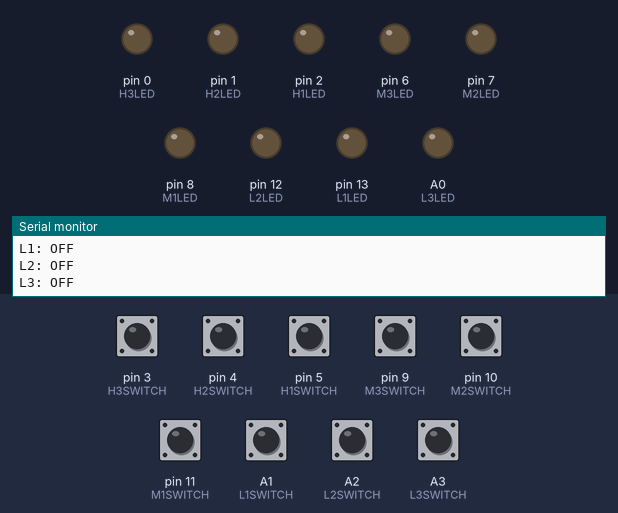
A sketch run on a simulated Arduino Leonardo, built with avr-gcc and run on an emulated ATmega32U4. Shown: output pins drawn as LEDs (lit = HIGH), the last lines printed to the serial monitor. The inputs (shaded band) are chosen by the test bench; at power-on: A1 (L1SWITCH), A2 (L2SWITCH), A3 (L3SWITCH), pin 3 (H3SWITCH), pin 4 (H2SWITCH), pin 5 (H1SWITCH), pin 9 (M3SWITCH), pin 10 (M2SWITCH), pin 11 (M1SWITCH) HIGH. USB keyboard and mouse output is not drawn.

Above: at 2.7 s.
2.8 s: pin 3 (H3SWITCH) pulled LOW for 1 s
At 3.8 s:
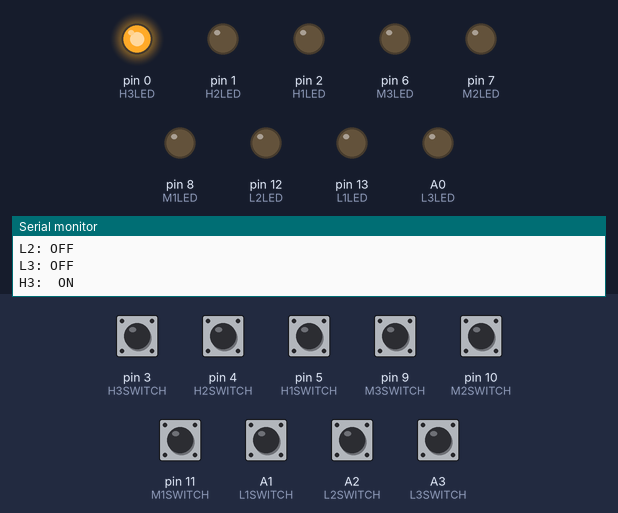
5.5 s: pin 9 (M3SWITCH) pulled LOW for 0.15 s
At 5.8 s:
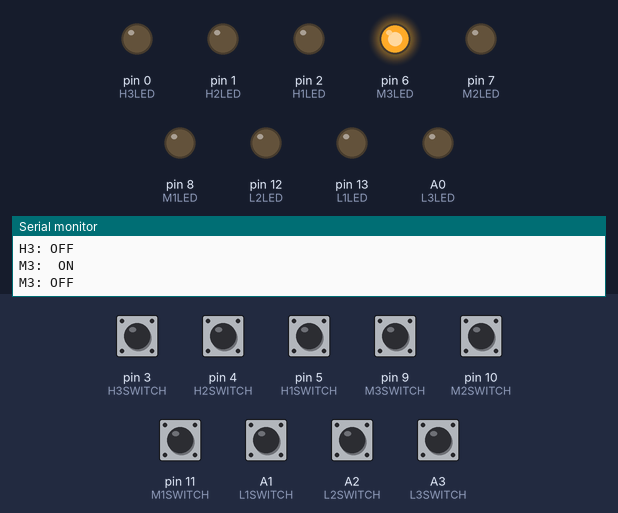
7.4 s: A1 (L1SWITCH) pulled LOW for 0.15 s
At 7.7 s:
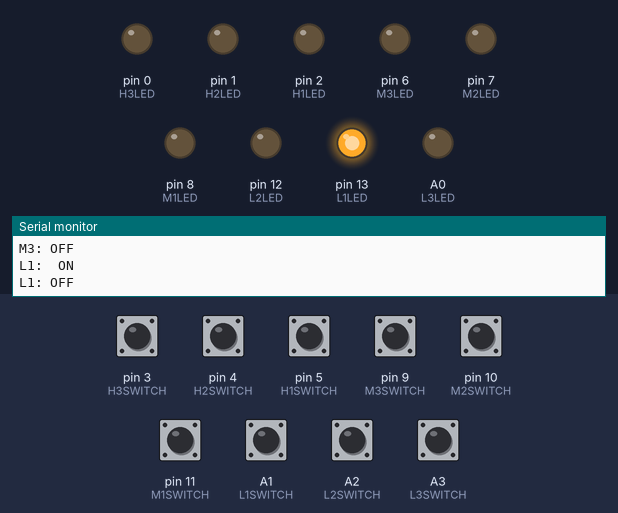
9.3 s: pin 4 (H2SWITCH) pulled LOW for 0.15 s
At 9.6 s:
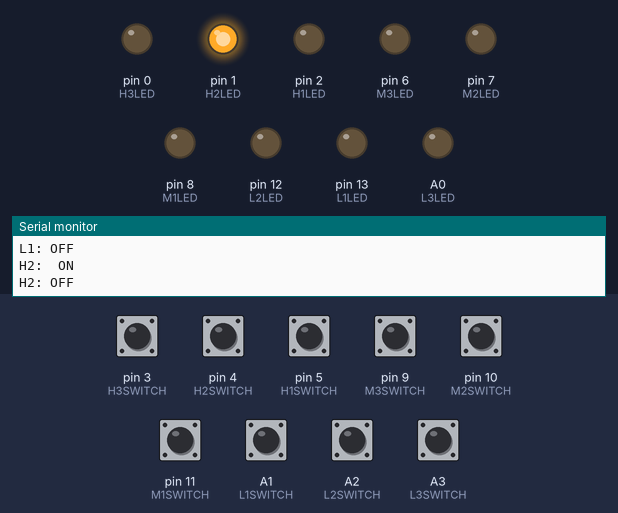
11.2 s: pin 5 (H1SWITCH) pulled LOW for 0.15 s
At 11.5 s:
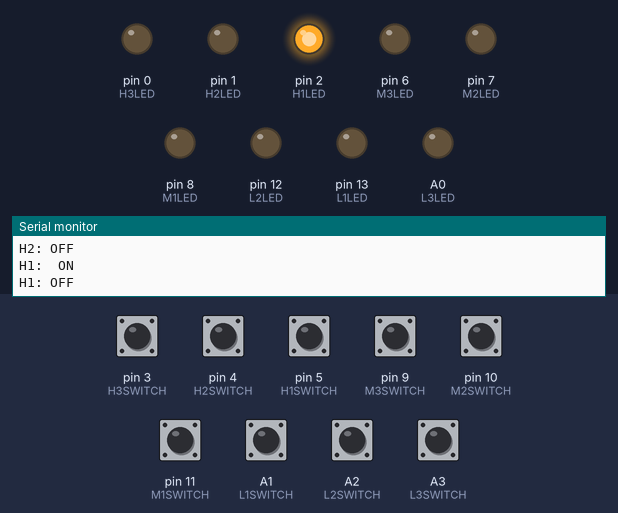
13.1 s: pin 10 (M2SWITCH) pulled LOW for 0.15 s
At 13.4 s:
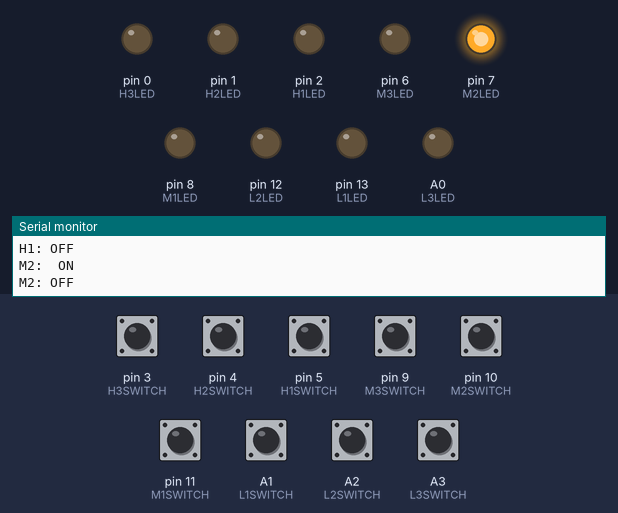
Timing chart, 0 to 16.0 s (numbered marks = the images above; inputs shaded):
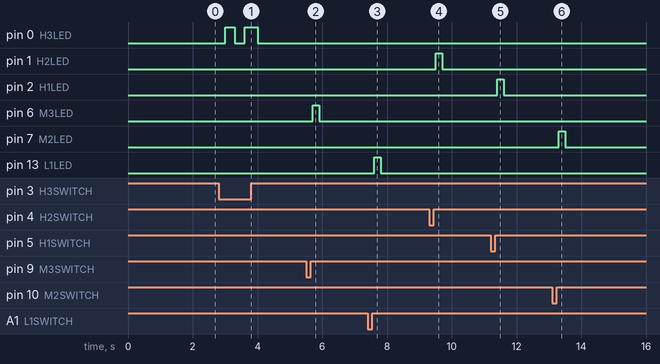

The sketch:

Overheat_Panel.ino
```cpp
// Overheat Panel by TomorrowX3
// Description: 9 switch, 9 LED interface designed for use with Eve Online (can also be used as generic input)
// Toggling switches causes LEDs to flash and keyboards input sent.
// Code for Arduino Leonardo for use with Arduino IDE. Download here: https://www.arduino.cc/en/Main/Software

// This is quickly / poorly hacked together code by an Arduino beginner hobbyist, it works but is not efficient.
// Lots of room for improvement.

#include <Keyboard.h>

// Keyboard buttons. Change these (1 to 9) to match your in game EVE Overload Keyboard shortcuts (or which ever toggles you'd like).
//See https://www.arduino.cc/en/Reference/KeyboardModifiers to use Keyboard Modifiers and change code from Keyboard.print() to Keyboard.press()

int H1 = 1;
int H2 = 2;
int H3 = 3;

int M1 = 4;
int M2 = 5;
int M3 = 6;

int L1 = 7;
int L2 = 8;
int L3 = 9;

////----------------------------------


const long interval = 300;

// Edit this value to change length of flash LED time (in ms)

////----------------------------------

// Declarations

int H1LED = 2;
int H1SWITCH = 5;
int H1active = 0;
int H1on = 0;
unsigned long H1previousMillis = 0;
int H1ledState = LOW;

int H2LED = 1;
int H2SWITCH = 4;
int H2active = 0;
int H2on = 0;
unsigned long H2previousMillis = 0;
int H2ledState = LOW;

int H3LED = 0;
int H3SWITCH = 3;
int H3active = 0;
int H3on = 0;
unsigned long H3previousMillis = 0;
int H3ledState = LOW;

int M1LED = 8;
int M1SWITCH = 11;
int M1active = 0;
int M1on = 0;
unsigned long M1previousMillis = 0;
int M1ledState = LOW;

int M2LED = 7;
int M2SWITCH = 10;
int M2active = 0;
int M2on = 0;
unsigned long M2previousMillis = 0;
int M2ledState = LOW;

int M3LED = 6;
int M3SWITCH = 9;
int M3active = 0;
int M3on = 0;
unsigned long M3previousMillis = 0;
int M3ledState = LOW;

int L1LED = 13;
int L1SWITCH = A1;
int L1active = 0;
int L1on = 0;
unsigned long L1previousMillis = 0;
int L1ledState = LOW;

int L2LED = 12;
int L2SWITCH = A2;
int L2active = 0;
int L2on = 0;
unsigned long L2previousMillis = 0;
int L2ledState = LOW;

int L3LED = A0;
int L3SWITCH = A3;
int L3active = 0;
int L3on = 0;
unsigned long L3previousMillis = 0;
int L3ledState = LOW;

void setup() {
//setup (code to trigger once) goes here


//Set pin types (LED is output, Switch is PULLUP or INPUT_PULLUP to use internal resistor.)
  pinMode(H1LED,OUTPUT);
  pinMode(H1SWITCH, INPUT_PULLUP);

  pinMode(H2LED,OUTPUT);
  pinMode(H2SWITCH, INPUT_PULLUP);

  pinMode(H3LED,OUTPUT);
  pinMode(H3SWITCH, INPUT_PULLUP);

  pinMode(M1LED,OUTPUT);
  pinMode(M1SWITCH, INPUT_PULLUP);

  pinMode(M2LED,OUTPUT);
  pinMode(M2SWITCH, INPUT_PULLUP);

  pinMode(M3LED,OUTPUT);
  pinMode(M3SWITCH, INPUT_PULLUP);

  pinMode(L1LED,OUTPUT);
  pinMode(L1SWITCH, INPUT_PULLUP);

  pinMode(L2LED,OUTPUT);
  pinMode(L2SWITCH, INPUT_PULLUP);

  pinMode(L3LED,OUTPUT);
  pinMode(L3SWITCH, INPUT_PULLUP);

  // Analog Input


  // Enable Serial.  To read these debug notes press Tools > Serial Monitor and select 19200 on the bottom right!
  Serial.begin(19200);
  Serial.println("Starting.");
   Keyboard.begin();

}

void loop() {
//main loop goes here


  // Check each switch to see if any are on
  H1active = digitalRead(H1SWITCH);
  H2active = digitalRead(H2SWITCH);
  H3active = digitalRead(H3SWITCH);
  M1active = digitalRead(M1SWITCH);
  M2active = digitalRead(M2SWITCH);
  M3active = digitalRead(M3SWITCH);
  L1active = digitalRead(L1SWITCH);
  L2active = digitalRead(L2SWITCH);
  L3active = digitalRead(L3SWITCH);


////H1 switch///
  if (H1active == HIGH && H1on == 0) {
Serial.println("H1: OFF");
Keyboard.print(H1);
H1on = 1;
delay(200);

}
else
  if (H1active == LOW && H1on == 1) {
  {

  Serial.println("H1:  ON");
  Keyboard.print(H1);
  H1on = 0;
  delay(200);
  }
}

if (H1on == 0){
  //digitalWrite(H1LED, HIGH);

unsigned long H1currentMillis = millis();
  if (H1currentMillis - H1previousMillis >= interval) {
    // save the last time you blinked the LED
    H1previousMillis = H1currentMillis;

    // if the LED is off turn it on and vice-versa:
    if (H1ledState == LOW) {
      H1ledState = HIGH;
    } else {
      H1ledState = LOW;
    }

    // set the LED with the ledState of the variable:
    digitalWrite(H1LED, H1ledState);
  }

}
if (H1on == 1){
  digitalWrite(H1LED, LOW);
}
//-------///

////H2 switch///
  if (H2active == HIGH && H2on == 0) {
Serial.println("H2: OFF");
Keyboard.print(H2);
H2on = 1;
delay(200);

}
else
  if (H2active == LOW && H2on == 1) {
  {

  Serial.println("H2:  ON");
  Keyboard.print(H2);
  H2on = 0;
  delay(200);
  }
}

if (H2on == 0){
  //digitalWrite(H2LED, HIGH);

unsigned long H2currentMillis = millis();
  if (H2currentMillis - H2previousMillis >= interval) {
    // save the last time you blinked the LED
    H2previousMillis = H2currentMillis;

    // if the LED is off turn it on and vice-versa:
    if (H2ledState == LOW) {
      H2ledState = HIGH;
    } else {
      H2ledState = LOW;
    }

    // set the LED with the ledState of the variable:
    digitalWrite(H2LED, H2ledState);
  }

}
if (H2on == 1){
  digitalWrite(H2LED, LOW);
}
//-------///

////H3 switch///
  if (H3active == HIGH && H3on == 0) {
Serial.println("H3: OFF");
Keyboard.print(H3);
H3on = 1;
delay(200);

}
else
  if (H3active == LOW && H3on == 1) {
  {

  Serial.println("H3:  ON");
  Keyboard.print(H3);
  H3on = 0;
  delay(200);
  }
}

if (H3on == 0){
  //digitalWrite(H3LED, HIGH);

unsigned long H3currentMillis = millis();
  if (H3currentMillis - H3previousMillis >= interval) {
    // save the last time you blinked the LED
    H3previousMillis = H3currentMillis;

    // if the LED is off turn it on and vice-versa:
    if (H3ledState == LOW) {
      H3ledState = HIGH;
    } else {
      H3ledState = LOW;
    }

    // set the LED with the ledState of the variable:
    digitalWrite(H3LED, H3ledState);
  }


}
if (H3on == 1){
  digitalWrite(H3LED, LOW);
}
//-------///

////M1 switch///
  if (M1active == HIGH && M1on == 0) {
Serial.println("M1: OFF");
Keyboard.print(M1);
M1on = 1;
delay(200);

}
else
  if (M1active == LOW && M1on == 1) {
  {

  Serial.println("M1:  ON");
  Keyboard.print(M1);
  M1on = 0;
  delay(200);
  }
}

if (M1on == 0){
  //digitalWrite(M1LED, HIGH);

unsigned long M1currentMillis = millis();
  if (M1currentMillis - M1previousMillis >= interval) {
    // save the last time you blinked the LED
    M1previousMillis = M1currentMillis;

    // if the LED is off turn it on and vice-versa:
    if (M1ledState == LOW) {
      M1ledState = HIGH;
    } else {
      M1ledState = LOW;
    }

    // set the LED with the ledState of the variable:
    digitalWrite(M1LED, M1ledState);
  }


}
if (M1on == 1){
  digitalWrite(M1LED, LOW);
}
//-------///

////M2 switch///
  if (M2active == HIGH && M2on == 0) {
Serial.println("M2: OFF");
Keyboard.print(M2);
M2on = 1;
delay(200);

}
else
  if (M2active == LOW && M2on == 1) {
  {

  Serial.println("M2:  ON");
  Keyboard.print(M2);
  M2on = 0;
  delay(200);
  }
}

if (M2on == 0){
  //digitalWrite(M2LED, HIGH);

  unsigned long M2currentMillis = millis();
  if (M2currentMillis - M2previousMillis >= interval) {
    // save the last time you blinked the LED
    M2previousMillis = M2currentMillis;

    // if the LED is off turn it on and vice-versa:
    if (M2ledState == LOW) {
      M2ledState = HIGH;
    } else {
      M2ledState = LOW;
    }

    // set the LED with the ledState of the variable:
    digitalWrite(M2LED, M2ledState);
  }
}
if (M2on == 1){
  digitalWrite(M2LED, LOW);
}
//-------///

////M3 switch///
  if (M3active == HIGH && M3on == 0) {
Serial.println("M3: OFF");
Keyboard.print(M3);
M3on = 1;
delay(200);

}
else
  if (M3active == LOW && M3on == 1) {
  {

  Serial.println("M3:  ON");
  Keyboard.print(M3);
  M3on = 0;
  delay(200);
  }
}

if (M3on == 0){
  //digitalWrite(M3LED, HIGH);

    unsigned long M3currentMillis = millis();
  if (M3currentMillis - M3previousMillis >= interval) {
    // save the last time you blinked the LED
    M3previousMillis = M3currentMillis;

    // if the LED is off turn it on and vice-versa:
    if (M3ledState == LOW) {
      M3ledState = HIGH;
    } else {
      M3ledState = LOW;
    }

    // set the LED with the ledState of the variable:
    digitalWrite(M3LED, M3ledState);
  }
}
if (M3on == 1){
  digitalWrite(M3LED, LOW);
}
//-------///

////L1 switch///
  if (L1active == HIGH && L1on == 0) {
Serial.println("L1: OFF");
Keyboard.print(L1);
L1on = 1;
delay(200);

}
else
  if (L1active == LOW && L1on == 1) {
  {

  Serial.println("L1:  ON");
  Keyboard.print(L1);
  L1on = 0;
  delay(200);
  }
}

if (L1on == 0){
  //digitalWrite(L1LED, HIGH);

      unsigned long L1currentMillis = millis();
  if (L1currentMillis - L1previousMillis >= interval) {
    // save the last time you blinked the LED
    L1previousMillis = L1currentMillis;

    // if the LED is off turn it on and vice-versa:
    if (L1ledState == LOW) {
      L1ledState = HIGH;
    } else {
      L1ledState = LOW;
    }

    // set the LED with the ledState of the variable:
    digitalWrite(L1LED, L1ledState);
  }
}
if (L1on == 1){
  digitalWrite(L1LED, LOW);
}
//-------///

////L2 switch///
  if (L2active == HIGH && L2on == 0) {
Serial.println("L2: OFF");
 Keyboard.print(L2);
L2on = 1;
delay(200);

}
else
  if (L2active == LOW && L2on == 1) {
  {

  Serial.println("L2:  ON");
  Keyboard.print(L2);
  L2on = 0;
  delay(200);
  }
}

if (L2on == 0){
  //digitalWrite(L2LED, HIGH);

        unsigned long L2currentMillis = millis();
  if (L2currentMillis - L2previousMillis >= interval) {
    // save the last time you blinked the LED
    L2previousMillis = L2currentMillis;

    // if the LED is off turn it on and vice-versa:
    if (L2ledState == LOW) {
      L2ledState = HIGH;
    } else {
      L2ledState = LOW;
    }

    // set the LED with the ledState of the variable:
    digitalWrite(L2LED, L2ledState);
  }
}
if (L2on == 1){
  digitalWrite(L2LED, LOW);
}
//-------///

////L3 switch///
  if (L3active == HIGH && L3on == 0) {
Serial.println("L3: OFF");
Keyboard.print(L3);
L3on = 1;
delay(200);

}
else
  if (L3active == LOW && L3on == 1) {
  {

  Serial.println("L3:  ON");
  Keyboard.print(L3);
  L3on = 0;
  delay(200);
  }
}

if (L3on == 0){
  //digitalWrite(L3LED, HIGH);

          unsigned long L3currentMillis = millis();
  if (L3currentMillis - L3previousMillis >= interval) {
    // save the last time you blinked the LED
    L3previousMillis = L3currentMillis;

    // if the LED is off turn it on and vice-versa:
    if (L3ledState == LOW) {
      L3ledState = HIGH;
    } else {
      L3ledState = LOW;
    }

    // set the LED with the ledState of the variable:
    digitalWrite(L3LED, L3ledState);
  }
}
if (L3on == 1){
  digitalWrite(L3LED, LOW);
}
//-------///


  }
```

Measured:
- after the input at 2.8 s, pin 0 (H3LED): LOW → HIGH after 0.20 s, → LOW 0.30 s later, → HIGH 0.30 s later, → LOW 0.40 s later
- after the input at 5.5 s, pin 6 (M3LED): LOW → HIGH after 0.20 s, → LOW 0.20 s later
- after the input at 7.4 s, pin 13 (L1LED): LOW → HIGH after 0.20 s, → LOW 0.20 s later
- after the input at 9.3 s, pin 1 (H2LED): LOW → HIGH after 0.20 s, → LOW 0.20 s later
- after the input at 11.2 s, pin 2 (H1LED): LOW → HIGH after 0.20 s, → LOW 0.20 s later
- after the input at 13.1 s, pin 7 (M2LED): LOW → HIGH after 0.20 s, → LOW 0.20 s later
